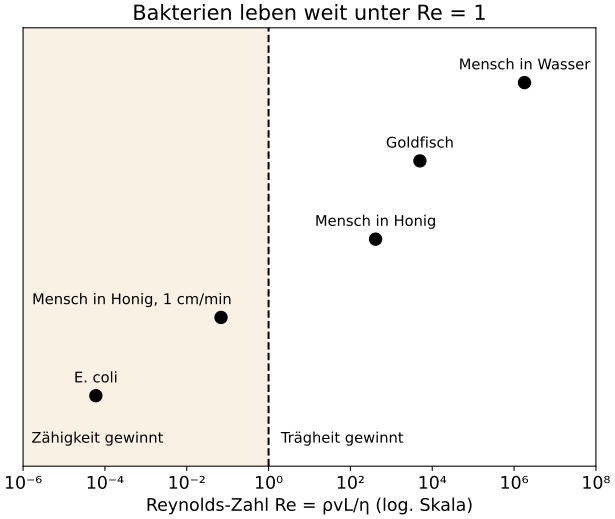

Generate this figure with Python:
# reynolds.py – Aus „Schwimmen in Honig: die Physik der Bakterien“
# https://wildbionics.com/de/artikel/schwimmen-in-honig/ · Code: MIT-Lizenz
# Braucht: python3 -m pip install numpy matplotlib
# Starten: python3 reynolds.py   (https://wildbionics.com/de/code-ausfuehren/)

import numpy as np
import matplotlib.pyplot as plt

# Flüssigkeiten: Dichte (kg/m³) und Viskosität (Pa·s)
WATER = (1000, 1.0e-3)       # Wasser: Viskosität 1 mPa·s
HONEY = (1400, 6.1)          # dünnflüssiger Honig: 6,1 Pa·s (Rosmarinhonig, 30 °C); Dichte angenommen
COLI_FLUID = WATER           # die Flüssigkeit, in der E. coli schwimmt
# Schwimmer: (Name, Größe L in m, Geschwindigkeit v in m/s, Flüssigkeit) – grobe typische Werte, siehe Text
SWIMMERS = [
    ("Mensch in Wasser", 1.8, 1.0, WATER),
    ("Goldfisch", 0.05, 0.1, WATER),
    ("Mensch in Honig", 1.8, 1.0, HONEY),
    ("Mensch in Honig, 1 cm/min", 1.8, 0.01 / 60, HONEY),
    ("E. coli", 2e-6, 30e-6, COLI_FLUID),
]


def reynolds(size, speed, fluid):
    """Re = ρ·v·L/η: Trägheitskräfte geteilt durch Reibungskräfte."""
    density, viscosity = fluid
    return density * speed * size / viscosity


for name, size, speed, fluid in SWIMMERS:
    print(f"{name:27s} Re = {reynolds(size, speed, fluid):8.1g}")

# Wie weit gleitet E. coli, wenn sein Motor stoppt? Eine Kugel mit Radius a wird in einer zähen
# Flüssigkeit exponentiell langsamer, mit der Zeitkonstante τ = m / (6πηa) (Stokes-Reibung).
radius, speed, cell_density = 1e-6, 30e-6, 1000      # m, m/s, kg/m³ (Zelle ≈ Wasser)
mass = cell_density * 4 / 3 * np.pi * radius**3
tau = mass / (6 * np.pi * WATER[1] * radius)
print(f"E. coli steht nach {tau * 1e6:.1g} µs still und gleitet {speed * tau * 1e10:.1g} Å weit "
      f"(ein Atom ist grob 1 Å groß)")

SUPERSCRIPT = str.maketrans("-0123456789", "⁻⁰¹²³⁴⁵⁶⁷⁸⁹")


def power_of_ten(value, _pos=None):
    """Achsenbeschriftung 10⁻⁴ als einfacher Text (ohne Mathtext)."""
    return "10" + str(int(round(np.log10(value)))).translate(SUPERSCRIPT)


names = [s[0] for s in SWIMMERS]
values = [reynolds(*s[1:]) for s in SWIMMERS]
plt.rcParams["font.size"] = 13      # große Schrift: das Diagramm bleibt auf dem Handy lesbar
fig, ax = plt.subplots(figsize=(6.4, 5.4), layout="constrained")
ax.axvspan(1e-6, 1, color="#c98a1b", alpha=0.12)
ax.axvline(1, color="black", lw=1.5, ls="--")
ax.text(1.6e-6, 4.6, "Zähigkeit gewinnt", fontsize=11)
ax.text(2, 4.6, "Trägheit gewinnt", fontsize=11)
for row, (name, value) in enumerate(zip(names, values)):
    ax.plot(value, row, "o", ms=9, color="black")
    near_line = 1e-3 < value < 1        # diese Beschriftung bleibt links der gestrichelten Linie
    ax.annotate(name, (value, row), xytext=(8 if near_line else 0, 10), textcoords="offset points",
                ha="right" if near_line else "center", fontsize=11)
ax.set_xscale("log")
ax.set_xlim(1e-6, 1e8)
ax.set_ylim(4.9, -0.7)
ax.set_yticks([])
ax.xaxis.set_major_locator(plt.LogLocator(numticks=8))
ax.xaxis.set_major_formatter(power_of_ten)
ax.set_xlabel("Reynolds-Zahl Re = ρvL/η (log. Skala)")
ax.set_title("Bakterien leben weit unter Re = 1")
plt.show()
